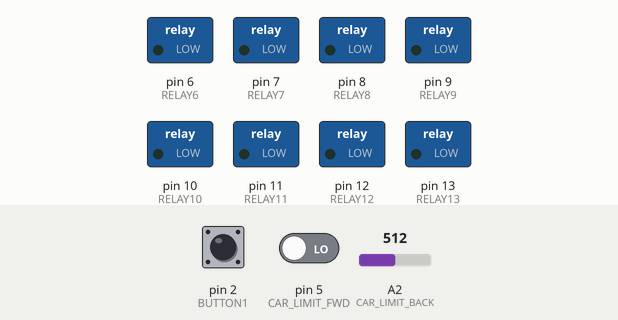
Bench run of a sketch on a simulated Arduino Uno, built with avr-gcc and run on an emulated ATmega328P. On the bench: switched loads named in the sketch (green lamp = pin HIGH). The test bench sets the inputs (shaded band); at power-on: pin 2 (BUTTON1) LOW, pin 5 (CAR_LIMIT_FWD) LOW, A2 (CAR_LIMIT_BACK) = 512.

Above: at 1.2 s.
1.3 s: pin 2 (BUTTON1) pulled HIGH for 0.15 s
At 2.3 s:
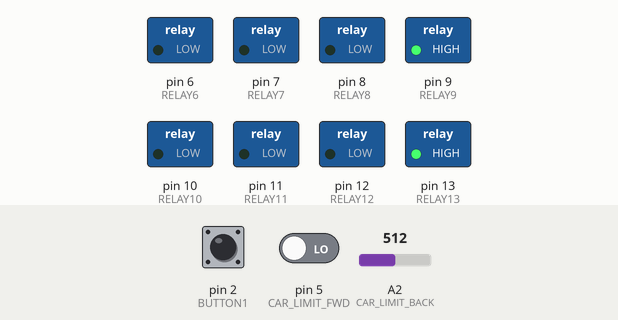
At 4.7 s:
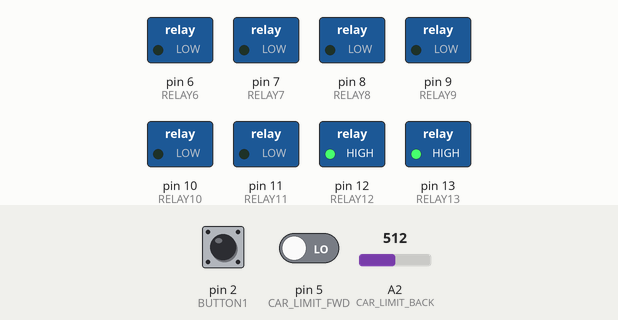
Timing chart, 0 to 16.8 s (numbered marks = the images above; inputs shaded):
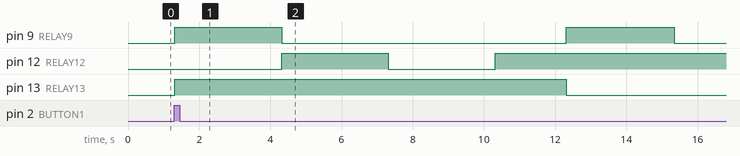

Measured:
- after the input at 1.3 s, pin 9 (RELAY9): alternates HIGH for 3.0 s and LOW for 8.0 s, starting at once; pin 12 (RELAY12): LOW → HIGH after 3.0 s, → LOW 3.0 s later, → HIGH 3.0 s later; pin 13 (RELAY13): LOW → HIGH at once, → LOW 11.0 s later

The sketch:

Actual_MelsDriveIn_ino.ino
```cpp
 const int RELAY13 = 13; //the pin for the RELAY13 - DPDT double pole, double throw
const int RELAY12 = 12; //the pin for the RELAY12 - DPDT
const int RELAY11 = 11; //the pin for the RELAY11 - DPDT
const int RELAY10 = 10; //the pin for the RELAY10 - DPDT
const int RELAY9 = 9; //the pin for the RELAY 9- SPST single pole, single throw
const int RELAY8 = 8; //the pin for the RELAY 8- SPST
const int RELAY7 = 7; //the pin for the RELAY 7- SPST
const int RELAY6 = 6; //the pin for the RELAY 6- SPST

const int BUTTON1 = 2; // input pin
const int CAR_LIMIT_FWD = 5;  // trips when car is all the way forward, at the waitress
const int CAR_LIMIT_BACK  = A2;  // trips when car is all the way back, behind the restaurant

int Butn1ReturnValue = 0;  // store button return value
int val =0; // val will be used to store the state of the input pin
int old_val =0; // this variable stores the previous value of val
int state = 0; // 0= RELAY13 off and 1= RELAY13 on
int SENSORval = 0;  // reads car fwd/back sensors

// time limit for moving car 3 seconds
const int CAR_MSECONDS = 3000; // seconds in milliseconds
int CAR_COUNT_MSECONDS = 0;

void setup() {
  pinMode(RELAY13, OUTPUT);  // tell arduino RELAY13 is an output
  pinMode(RELAY12, OUTPUT);  // tell arduino RELAY13 is an output
  pinMode(RELAY11, OUTPUT);  // tell arduino RELAY13 is an output
  pinMode(RELAY10, OUTPUT);  // tell arduino RELAY13 is an output
  pinMode(RELAY9, OUTPUT);  // tell arduino RELAY 13 is an output
  pinMode(RELAY8, OUTPUT);  // tell arduino RELAY 13 is an output
  pinMode(RELAY7, OUTPUT);  // tell arduino RELAY 13 is an output
  pinMode(RELAY6, OUTPUT);  // tell arduino RELAY 6 is an output

  pinMode(BUTTON1, INPUT);  // AND button  IS AN INPUT
  pinMode(CAR_LIMIT_FWD, INPUT);  // AND button  IS AN INPUT
//  pinMode(CAR_LIMIT_BACK, INPUT);  // AND button  IS AN INPUT removed due to now being used as an ANALOG input
}
void loop(){

    val = digitalRead(BUTTON1); // read input value and store it
    Butn1ReturnValue = val;
 // check if there was a transition
  if ((val == HIGH) ){
    state = 1;
    delay(10);
  }

  old_val = val; // val is now old, lets store it
//   delay(100);

  if (state == 1) {
    //car
    digitalWrite(RELAY13, HIGH); // turn RELAY1 ON- sets car direction FORWARD
    digitalWrite(RELAY9, HIGH); // turn RELAY ON- turns power on/off- car in motion

    SENSORval=0;
    while((SENSORval != HIGH) && (CAR_COUNT_MSECONDS < CAR_MSECONDS)){
          SENSORval = digitalRead(CAR_LIMIT_FWD); // read input value and store it
          delay(10);
          CAR_COUNT_MSECONDS += 10;

       // wait until fwd switch/sensor is tripped
     }

    CAR_COUNT_MSECONDS = 0;

    digitalWrite(RELAY9, LOW); // turn RELAY OFF- turns power on/off- car stops

    //girl
    digitalWrite(RELAY12, HIGH); // turn RELAY ON ' girl out (tortoise turns itself off)
    delay(3000);
     digitalWrite(RELAY12, LOW); // turn RELAY OFF ' girl in (tortoise turns itself off)
    delay(3000);
    digitalWrite(RELAY12, HIGH); // turn RELAY ON ' girl out (tortoise turns itself off)
    delay(2000) ;

    //car
    digitalWrite(RELAY13, LOW); // turn RELAY13 ON- sets car direction- REVERSE
    digitalWrite(RELAY9, HIGH); // turn RELAY ON- turns power on/off

    SENSORval=0;
    while((SENSORval <900) && (CAR_COUNT_MSECONDS < CAR_MSECONDS)){
          SENSORval = analogRead(CAR_LIMIT_BACK); // read input value and store it
          delay(10);
          CAR_COUNT_MSECONDS += 10;

       // wait until back switch/sensor is tripped
     }
     CAR_COUNT_MSECONDS = 0;

     digitalWrite(RELAY9, LOW); // turn RELAY ON- turns power on/off

    //girl
   /// digitalWrite(RELAY12, LOW); // turn RELAY OFF ' girl in (tortoise turns itself off)
    delay(1000);


  } else {
  }
  state = 0;  // event over
}
```
